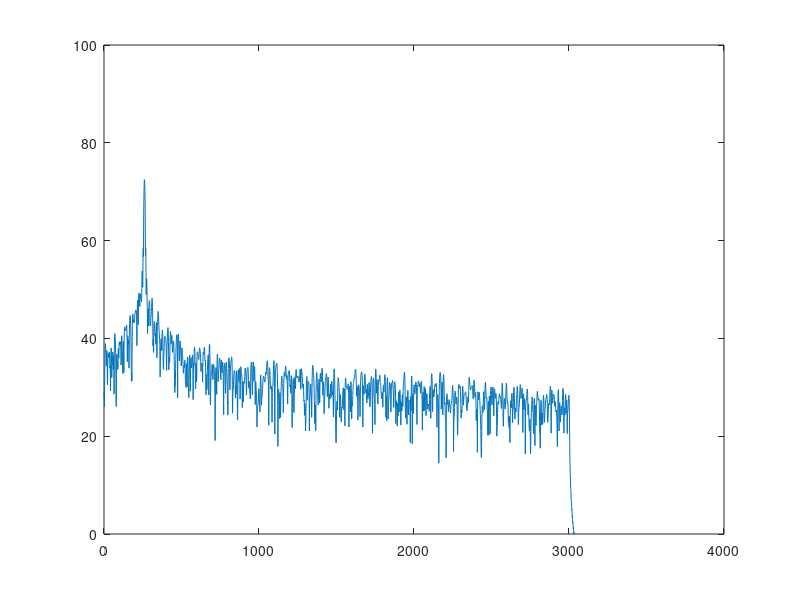

Reproduce this figure in MATLAB. (Note: this script raises an error after producing the figure.)
clear;clc;
Fs = 65536;                    %# sampling frequency in Hz
T = 1;                      %# length of one interval signal in sec
t = 0:1/Fs:T-1/Fs;            %# time vector
nfft = 2^nextpow2(Fs);        %# n-point DFT
numUniq = ceil((nfft+1)/2);   %# half point
f = (0:numUniq-1)'*Fs/nfft;   %'# frequency vector (one sided)
dense = 1;
%%
sigwhole = [];
fftMagwhole = [];
pitchseq = [261,293,329,349,392,440];
num = 3;
for n = 1:num
    pitch = pitchseq(n);
    dur = 0.3;
    N = round(dur * Fs) * dense;
    time = (0:N-1) / Fs;
    maxe = 100;
    sigma= 30;
    pro = (1/((sqrt(2*pi))*sigma)) * 0.001;
    
    sig = zeros(1,N);
    % sig = cos(2*pi*pitch*time)*maxe;
    for i = 1 : 5000
        pitch_ = rand * 3000;
        %pitch_ = i;
        pro = 1 / abs(pitch_ - pitch);
        mul = (1/((sqrt(2*pi))*sigma))*exp(-((abs(pitch_-pitch)).^2)/(2*sigma.^2));
        sig = sig + (cos(2*pi*pitch_*time) * (maxe * mul + maxe * pro));
    end
    
    sig = sig';
    sig = sig .* hanning(length(sig));
    fftMag = 10*log10( abs(fft(sig,nfft)));
    [maxmag,fundfreq] = max(fftMag);
    
    sigwhole(:,n) = sig;
    fftMagwhole(:,n) = fftMag(1:numUniq);
end
sigcon = [];
for n = 1:num
    sig = sigwhole(:,n);
    sigcon = [sigcon;sig];
    fftMag = fftMagwhole(:,n);
    figure(1);
    plot(f, fftMag(1:numUniq));
    axis([0,4000,0,100]);
    p=audioplayer(sig .* hanning(length(sig)), Fs); playblocking(p);
end
% p=audioplayer(sigcon, Fs); playblocking(p);